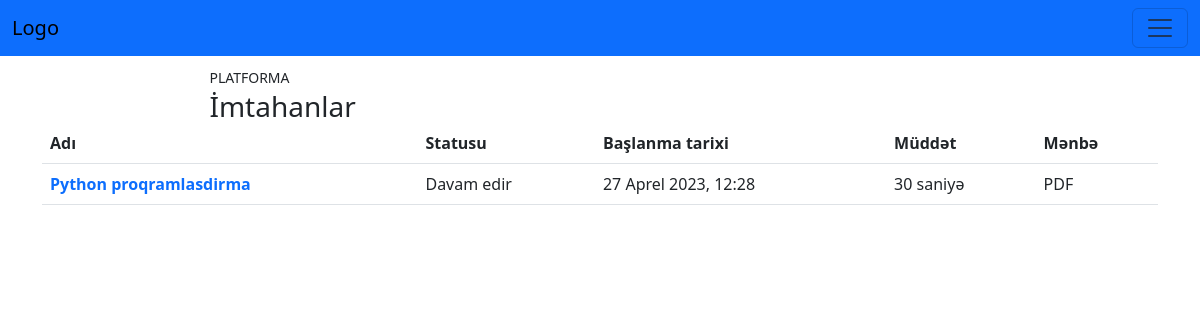
/app/exam/ (signed in), run on the app's committed database.
### a_app/models.py (models this page shows, shortened)
class Exam(models.Model):
    name=models.CharField(max_length=256)
    status=models.BooleanField(default=False)
    start_date=models.DateTimeField()
    duration=models.DurationField(default=0)
    file=models.FileField(upload_to='examfiles/')
    file_type=models.CharField(max_length=256)
    istifadeciler=models.ManyToManyField(User, related_name='exams')
    class Meta:
        verbose_name='Exam'
        verbose_name_plural='Exams'

### a_app/views.py (the view)
# urls.py: path('exam/',views.exam, name='exam' ),
def exam(request):
    if not request.user.is_authenticated:
        raise Http404
    context={
     }
    if request.user.is_authenticated:
      exams = Exam.objects.filter(istifadeciler=request.user)
      context = {'exams': exams}
    return render(request, 'exam.html', context)

### a_app/templatetags/duration.py (called while the page is built)
@register.filter  # dekoration yazmaqda meqsed bunu sən artıq funksiya kimi istifadə edəbilərsən
def duration(d):
    seconds=int(d.total_seconds())
    hours=seconds//3600   # 3600 saniye
    minutes=(seconds%3600)//60
    sec=(seconds%3600)%60
    result=''
    if hours:
        result+=str(hours) + ' saat'
    if minutes:
        result+=str(minutes) + ' dəqiqə'
    if sec:
        result+=str(sec) + ' saniyə'
    return result

### templates/exam.html (shortened to what this page needs)
{% extends 'base.html' %}
{% load duration %}
{% block content %}
<div class="container">
    <h3 style="width:70%; margin:auto;"><small style="font-size:50%">PLATFORMA</small></h3>
    <h3 style="width:70%; margin:auto;">İmtahanlar</h3>
<table class="table">
    <thead>
      <tr>
        <th scope="col">Adı</th>
        <th scope="col">Statusu</th>
        <th scope="col">Başlanma tarixi</th>
        <th scope="col">Müddət</th>
        <th scope="col">Mənbə</th>
      </tr>
    </thead>
    <tbody>
      <tr>
        {% for exam in exams %}
        <th scope="row"><a href="{% url 'a_app:exam_detail' exam.id %} " style="text-decoration:none">{{exam.name}}</a></th>
        {% if exam.status %}
        <td>Bitib</td>
        {% else %}
        <td>Davam edir</td>
        {% endif %}
        <td>{{exam.start_date}}</td>
        <td>{{exam.duration | duration}}</td>
        <td>{{exam.file_type}}</td>
        {% endfor %}
      </tr>
    </tbody>
  </table>
</div>
{% endblock %}

### data on the page
Exam: name "Python proqramlasdirma", status "Davam edir", start_date "27 Aprel 2023, 12:28", duration|duration "30 saniyə", file_type "PDF"
